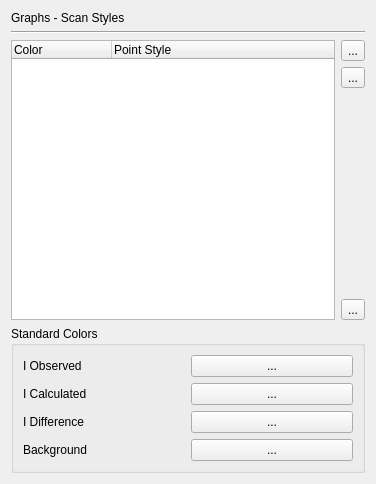
<?xml version="1.0" encoding="UTF-8"?>
<ui version="4.0">
 <class>PrefPageScanStyle</class>
 <widget class="QWidget" name="PrefPageScanStyle">
  <property name="geometry">
   <rect>
    <x>0</x>
    <y>0</y>
    <width>376</width>
    <height>484</height>
   </rect>
  </property>
  <property name="windowTitle">
   <string>Form</string>
  </property>
  <layout class="QVBoxLayout" name="verticalLayout_2">
   <item>
    <widget class="QLabel" name="label_39">
     <property name="text">
      <string>Graphs - Scan Styles</string>
     </property>
    </widget>
   </item>
   <item>
    <widget class="Line" name="line_6">
     <property name="orientation">
      <enum>Qt::Horizontal</enum>
     </property>
    </widget>
   </item>
   <item>
    <layout class="QHBoxLayout" name="horizontalLayout">
     <item>
      <widget class="QTreeWidget" name="treeWidgetColors">
       <property name="toolTip">
        <string>&lt;html&gt;&lt;head/&gt;&lt;body&gt;&lt;p&gt;Specify the style (color, stroke style) for scans&lt;/p&gt;&lt;/body&gt;&lt;/html&gt;</string>
       </property>
       <property name="rootIsDecorated">
        <bool>false</bool>
       </property>
       <column>
        <property name="text">
         <string>Color</string>
        </property>
       </column>
       <column>
        <property name="text">
         <string>Point Style</string>
        </property>
       </column>
      </widget>
     </item>
     <item>
      <layout class="QVBoxLayout" name="verticalLayout">
       <item>
        <widget class="QToolButton" name="toolButtonAddColor">
         <property name="toolTip">
          <string>Add a new color</string>
         </property>
         <property name="text">
          <string>...</string>
         </property>
         <property name="icon">
          <iconset theme="profex-add">
           <normaloff>.</normaloff>.</iconset>
         </property>
        </widget>
       </item>
       <item>
        <widget class="QToolButton" name="toolButtonRemoveColor">
         <property name="toolTip">
          <string>Remove the selected color</string>
         </property>
         <property name="text">
          <string>...</string>
         </property>
         <property name="icon">
          <iconset theme="profex-remove">
           <normaloff>.</normaloff>.</iconset>
         </property>
        </widget>
       </item>
       <item>
        <spacer name="verticalSpacer">
         <property name="orientation">
          <enum>Qt::Vertical</enum>
         </property>
         <property name="sizeHint" stdset="0">
          <size>
           <width>20</width>
           <height>40</height>
          </size>
         </property>
        </spacer>
       </item>
       <item>
        <widget class="QToolButton" name="toolButtonResetList">
         <property name="text">
          <string>...</string>
         </property>
        </widget>
       </item>
      </layout>
     </item>
    </layout>
   </item>
   <item>
    <widget class="QGroupBox" name="groupBox">
     <property name="toolTip">
      <string>&lt;html&gt;&lt;head/&gt;&lt;body&gt;&lt;p&gt;Standard colors for refined projects override the randomly generated colors specified above. This is used to visually distinguish refined projects from multi-scan files, and to obtain consistent colors for observed, calculated, difference and background data.&lt;/p&gt;&lt;/body&gt;&lt;/html&gt;</string>
     </property>
     <property name="title">
      <string>Standard Colors</string>
     </property>
     <layout class="QGridLayout" name="gridLayout">
      <item row="0" column="0">
       <widget class="QLabel" name="label">
        <property name="text">
         <string>I Observed</string>
        </property>
       </widget>
      </item>
      <item row="0" column="1">
       <widget class="QPushButton" name="pushButtonColIObs">
        <property name="toolTip">
         <string>&lt;html&gt;&lt;head/&gt;&lt;body&gt;&lt;p&gt;This color will override color number 1 for refined projects.&lt;/p&gt;&lt;/body&gt;&lt;/html&gt;</string>
        </property>
        <property name="text">
         <string>...</string>
        </property>
       </widget>
      </item>
      <item row="1" column="0">
       <widget class="QLabel" name="label_2">
        <property name="text">
         <string>I Calculated</string>
        </property>
       </widget>
      </item>
      <item row="1" column="1">
       <widget class="QPushButton" name="pushButtonColICalc">
        <property name="toolTip">
         <string>&lt;html&gt;&lt;head/&gt;&lt;body&gt;&lt;p&gt;This color will override color number 2 for refined projects.&lt;/p&gt;&lt;/body&gt;&lt;/html&gt;</string>
        </property>
        <property name="text">
         <string>...</string>
        </property>
       </widget>
      </item>
      <item row="2" column="0">
       <widget class="QLabel" name="label_3">
        <property name="text">
         <string>I Difference</string>
        </property>
       </widget>
      </item>
      <item row="2" column="1">
       <widget class="QPushButton" name="pushButtonColIDiff">
        <property name="toolTip">
         <string>&lt;html&gt;&lt;head/&gt;&lt;body&gt;&lt;p&gt;This color will override color number 3 for refined projects.&lt;/p&gt;&lt;/body&gt;&lt;/html&gt;</string>
        </property>
        <property name="text">
         <string>...</string>
        </property>
       </widget>
      </item>
      <item row="3" column="0">
       <widget class="QLabel" name="label_4">
        <property name="text">
         <string>Background</string>
        </property>
       </widget>
      </item>
      <item row="3" column="1">
       <widget class="QPushButton" name="pushButtonColBkgr">
        <property name="toolTip">
         <string>&lt;html&gt;&lt;head/&gt;&lt;body&gt;&lt;p&gt;This color will override color number 4 for refined projects.&lt;/p&gt;&lt;/body&gt;&lt;/html&gt;</string>
        </property>
        <property name="text">
         <string>...</string>
        </property>
       </widget>
      </item>
     </layout>
    </widget>
   </item>
  </layout>
 </widget>
 <tabstops>
  <tabstop>treeWidgetColors</tabstop>
  <tabstop>toolButtonAddColor</tabstop>
  <tabstop>toolButtonRemoveColor</tabstop>
  <tabstop>pushButtonColIObs</tabstop>
  <tabstop>pushButtonColICalc</tabstop>
  <tabstop>pushButtonColIDiff</tabstop>
  <tabstop>pushButtonColBkgr</tabstop>
 </tabstops>
 <resources/>
 <connections/>
</ui>
